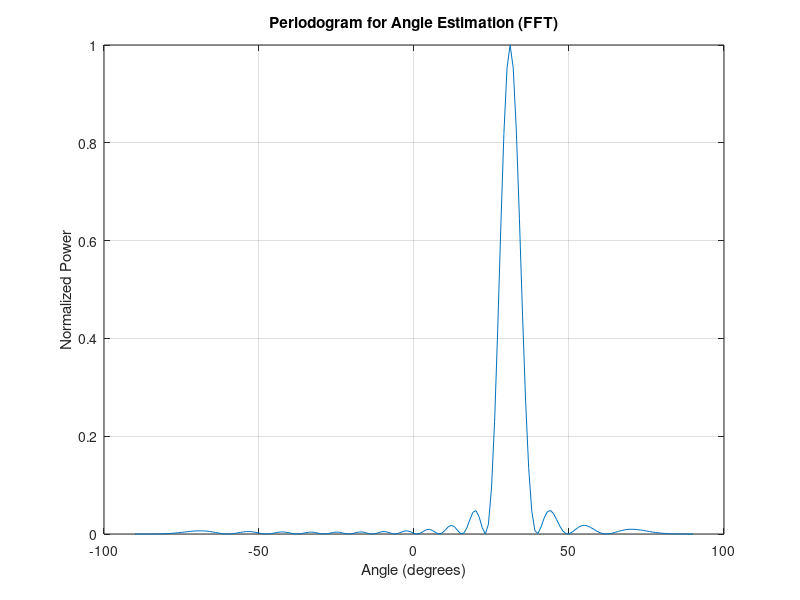

The MATLAB script that drew this image:
clc;
clear;

% Parameters
M = 16;                  % Number of transmit antennas
Ntargs = 1;             % Number of targets
c0 = 3e8;               % Speed of light in m/s
fc = 28e9;              % Carrier frequency in Hz
lambda = c0 / fc;       % Wavelength
NAp = 16;               % Number of array elements
elemT = (0:NAp-1)';     % Transmit array element indices
elemR = (0:NAp-1)';     % Receive array element indices
d = lambda / 2;         % Element spacing
k = 2 * pi / lambda;    % Wave number

% Generate random angles for targets and antenna arrays
ApAng = (rand - 0.5) * 180;
AngT = (rand(1, M) - 0.5) * 180;
At = exp(1j * elemT * k * d * sind(AngT)) / sqrt(NAp); % Transmit steering vectors
AtH = At'; % Hermitian transpose of At

%AngR = (rand(1, Ntargs) - 0.5) * 180;
AngR = 30;
Ar = exp(1j * elemR * k * d * sind(AngR)) / sqrt(NAp); % Receive steering vectors

% Generate received signal matrix
x = zeros(NAp, M, Ntargs);
for n = 1:Ntargs
    for m = 1:M
        x(:,m,n) = Ar(:,n) * (AtH(m,:) * At(:,m))*randi(1,1); 
    end 
end

% Summing received signals across targets and antennas
RxSignal = sum(sum(x, 3), 2);

% Compute periodogram using one FFT
N = length(RxSignal); % Length of RxSignal
angles = 0:180; % Angle grid for estimation
P = zeros(size(angles));

% FFT of the received signal
S = fft(RxSignal, N);

% Precompute steering vectors for all angles
steering_vectors = zeros(NAp, length(angles));
for idx = 1:length(angles)
    angle = angles(idx);
    steering_vectors(:, idx) = exp(1j * elemR * k * d * sind(angle-91)) / sqrt(NAp);
end

% FFT of all steering vectors
W = fft(steering_vectors, N); %%nao e igual

% Compute periodogram using cross-power spectral density approach
for idx = 1:length(angles)
    P(idx) =( 1/ N)*abs(W(:, idx)' * S)^2;
end

% Normalize periodogram
P = P / max(P);
xaxis = -90:90;
% Plot periodogram
figure;
plot(xaxis, P);
xlabel('Angle (degrees)');
ylabel('Normalized Power');
title('Periodogram for Angle Estimation (FFT)');
grid on;
